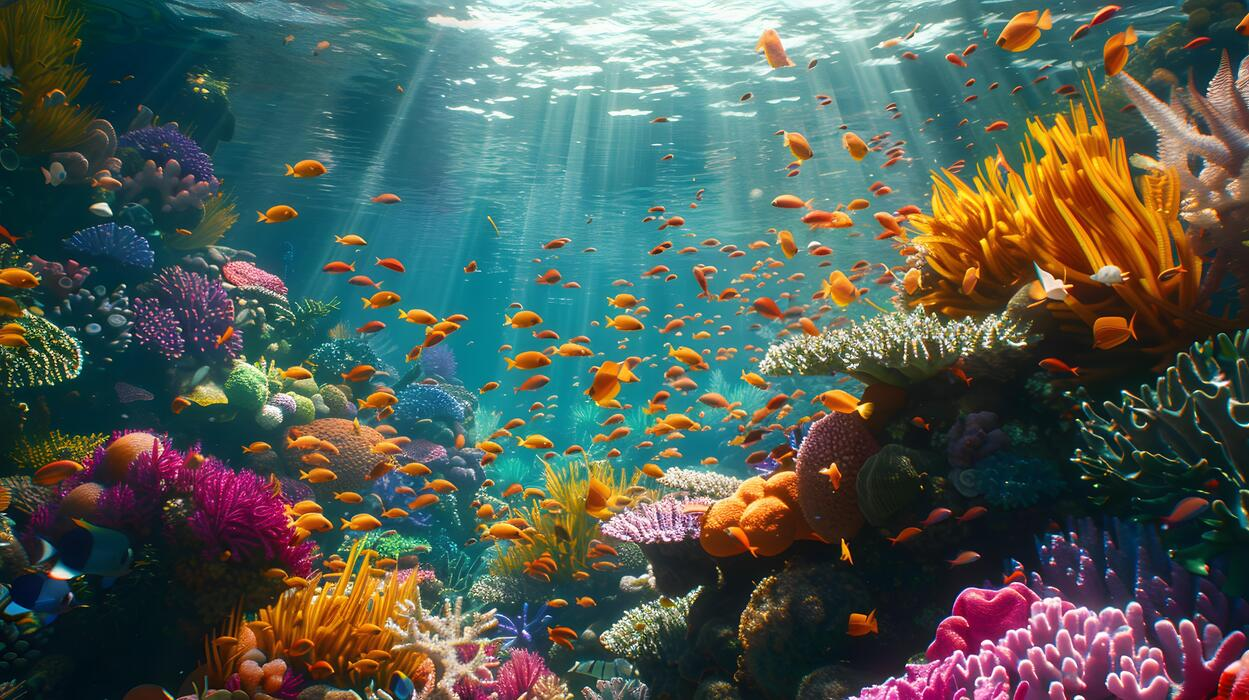
#> input picture data/input/underwater1.jpg, 1249 x 700 px, found by its file name
$ python step12_visual_comparison.py   (older library calls are emulated)
#> lines starting #> are read from the running program, lines starting #| are printed output that depends on the picture; after the words box and inside, x2 and y2 are one past the last pixel; in counts of white or black regions, pixels touching at a corner belong together
#> further down, img is the input picture: shape (700, 1249, 3); mean B, G, R 84.3, 92.3, 80.1
### learning_steps/dip_functions.py
# dip_functions.py
# Shared functions: enhancement techniques (Steps 5-9) and quality metrics (Steps 11A-11B).
# This file only DEFINES functions. Running it directly does nothing.

import cv2
import numpy as np

# ===================== ENHANCEMENT =====================
def resize_image(image, max_width=800):
    """Shrink image so width <= max_width. Keeps aspect ratio."""
#> called with max_width = 800
    h, w = image.shape[:2]
    if w <= max_width:
        return image.copy()
    return cv2.resize(image, (max_width, int(h * max_width / w)), interpolation=cv2.INTER_AREA)

def white_balance(image, max_gain=3.0):
    """Gray World white balance with a gain limit."""
#> called with max_gain = 3
    img_f = image.astype(np.float32)
    means = img_f.reshape(-1, 3).mean(axis=0)
#> means = [84.31, 92.29, 80.11]
    gains = np.minimum(means.mean() / means, max_gain)
#> gains = [1.01, 0.927, 1.07]
    return np.clip(img_f * gains, 0, 255).astype(np.uint8)

def gamma_correction(image, gamma):
    """Gamma correction with a lookup table. gamma < 1 brightens."""
    table = np.array([255 * (i / 255.0) ** gamma for i in range(256)])
    return cv2.LUT(image, np.clip(np.round(table), 0, 255).astype(np.uint8))

def auto_gamma_correction(image, target_mean=110, low=0.4, high=1.0):
    """Choose gamma from the image brightness, then apply it."""
#> called with target_mean = 110, low = 0.4, high = 1
    gray = cv2.cvtColor(image, cv2.COLOR_BGR2GRAY)
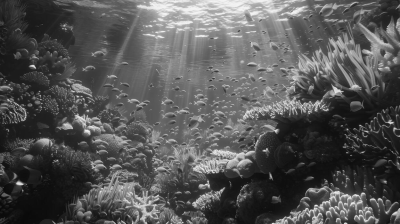
#> gray: shape (448, 800) (shown at 1/2 size); min 7, max 244, mean 85
    mean = np.clip(gray.mean(), 1, 254)
#> mean = 85.04
    gamma = float(np.clip(np.log(target_mean / 255.0) / np.log(mean / 255.0), low, high))
#> gamma = 0.766
    return gamma_correction(image, gamma)
#> in gamma_correction, `table = np.array([255 * (i / 255.0) ** gamma for i in range(256)])`: table = 256 values from 0 to 255

def apply_clahe(image, clip_limit=2.0, tile_grid=(8, 8)):
    """CLAHE on the L channel of LAB."""
#> called with clip_limit = 2, tile_grid = (8, 8)
    lab = cv2.cvtColor(image, cv2.COLOR_BGR2LAB)
#> lab: shape (448, 800, 3); mean of channels 0, 1, 2 114.8, 130, 129.5
    l, a, b = cv2.split(lab)
    clahe = cv2.createCLAHE(clipLimit=clip_limit, tileGridSize=tile_grid)
    return cv2.cvtColor(cv2.merge((clahe.apply(l), a, b)), cv2.COLOR_LAB2BGR)

def unsharp_mask(image, sigma=1.5, amount=1.0):
    """Unsharp masking."""
#> called with sigma = 1.5, amount = 0.8
    blurred = cv2.GaussianBlur(image, (0, 0), sigma)
    return cv2.addWeighted(image, 1 + amount, blurred, -amount, 0)
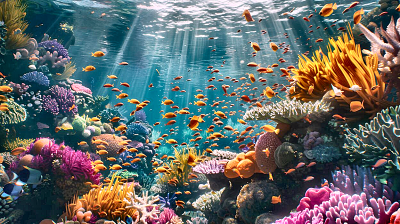
#> returned value: shape (448, 800, 3) (shown at 1/2 size); mean of channels 0, 1, 2 104.4, 105.4, 99.6; drawn as B, G, R

# ===================== BASIC METRICS =====================
def mean_brightness(image):
    return float(cv2.cvtColor(image, cv2.COLOR_BGR2GRAY).mean())

def contrast_std(image):
    return float(cv2.cvtColor(image, cv2.COLOR_BGR2GRAY).std())

def entropy(image):
    gray = cv2.cvtColor(image, cv2.COLOR_BGR2GRAY)
    hist = cv2.calcHist([gray], [0], None, [256], [0, 256]).ravel()
#> hist = 256 values, max 4093 at index 30, min 0 at index 0, mean 1400
    p = hist / hist.sum()
#> p = 256 values, max 0.0114 at index 30, min 0 at index 0, mean 0.00391
    p = p[p > 0]
#> p = 248 values, max 0.0114 at index 23, min 2.79e-06 at index 0, mean 0.00403
    return float(-np.sum(p * np.log2(p)))

# ===================== UCIQE =====================
def uciqe(image):
    """Simplified UCIQE = 0.4680*sigma_c + 0.2745*con_l + 0.2576*mu_s"""
    lab = cv2.cvtColor(image.astype(np.float32) / 255.0, cv2.COLOR_BGR2LAB)
#> lab: shape (448, 800, 3) float32; mean of channels 0, 1, 2 38.2, -2.4, 4.1
    L = lab[:, :, 0] / 100.0
    a = lab[:, :, 1] / 100.0
    b = lab[:, :, 2] / 100.0
    chroma  = np.sqrt(a ** 2 + b ** 2)
    sigma_c = chroma.std()
#> sigma_c = 0.163
    l_sorted = np.sort(L.ravel())
    n = max(1, int(0.01 * l_sorted.size))
    con_l = l_sorted[-n:].mean() - l_sorted[:n].mean()
#> con_l = 0.92
    saturation = chroma / np.sqrt(chroma ** 2 + L ** 2 + 1e-6)
    return float(0.4680 * sigma_c + 0.2745 * con_l + 0.2576 * saturation.mean())

# ===================== UIQM (simplified) =====================
def _trimmed_mean_var(x, alpha=0.1):
    x = np.sort(x.ravel())
    n = x.size
    trimmed = x[int(alpha * n): int(n - alpha * n)]
    return trimmed.mean(), trimmed.var()

def uicm(image):
    b, g, r = [c.astype(np.float32) for c in cv2.split(image)]
    rg = r - g
    yb = (r + g) / 2.0 - b
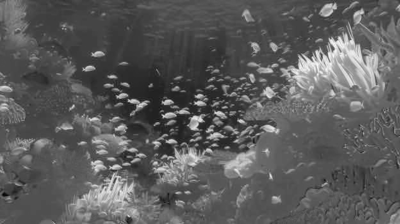
#> yb: shape (448, 800) float32 (shown at 1/2 size); min -125.5, max 228.5, mean 1.9; drawn with min black and max white
    mu_rg, var_rg = _trimmed_mean_var(rg)
#> mu_rg = -14.87; var_rg = 1228.8
    mu_yb, var_yb = _trimmed_mean_var(yb)
#> mu_yb = -4.96; var_yb = 692.1
    return float(-0.0268 * np.sqrt(mu_rg ** 2 + mu_yb ** 2)
                 + 0.1586 * np.sqrt(var_rg + var_yb))

def _block_view(ch, block=8):
    h, w = ch.shape
    kh, kw = h // block, w // block
    return ch[:kh * block, :kw * block].reshape(kh, block, kw, block), kh, kw

def _eme(ch, block=8):
    blocks, kh, kw = _block_view(ch, block)
    bmax = blocks.max(axis=(1, 3))
    bmin = blocks.min(axis=(1, 3))
    valid = (bmax > 0) & (bmin > 0)
    return 2.0 / (kh * kw) * np.sum(np.log(bmax[valid] / bmin[valid]))

def uism(image):
    weights = [0.114, 0.587, 0.299]          # B, G, R
#> weights = [0.114, 0.587, 0.299]
    total = 0.0
    for ch, w in zip(cv2.split(image), weights):
        ch = ch.astype(np.float32)
        gx = cv2.Sobel(ch, cv2.CV_32F, 1, 0)
        gy = cv2.Sobel(ch, cv2.CV_32F, 0, 1)
        edge = np.sqrt(gx ** 2 + gy ** 2)
        edge = edge / (edge.max() + 1e-6)
        total += w * _eme(ch * edge)
#> this loop made 3 passes
#> total on passes 1 to 3: 0.725, 4.84, 7.08
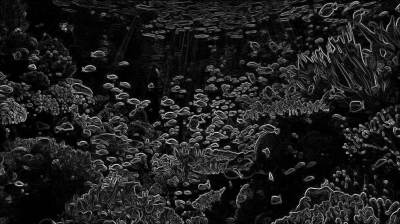
#> edge: shape (448, 800) float32 (shown at 1/2 size); min 0, max 1, mean 0.118
#> after the loop, total = 7.08
    return float(total)

def uiconm(image):
    gray = cv2.cvtColor(image, cv2.COLOR_BGR2GRAY).astype(np.float32)
    blocks, kh, kw = _block_view(gray, 8)
#> kh = 56; kw = 100
    bmax = blocks.max(axis=(1, 3))
    bmin = blocks.min(axis=(1, 3))
    top, bot = bmax - bmin, bmax + bmin
    valid = (top > 0) & (bot > 0)
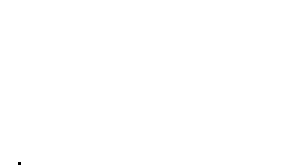
#> valid: shape (56, 100) bool (shown 3 times larger); 100% white; black in thin lines or dots, all inside (x1, y1, x2, y2) = (6, 54, 7, 55)
    ratio = top[valid] / bot[valid]
#> ratio = 5599 values, max 0.86 at index 4505, min 0.0106 at index 2538, mean 0.347
    return float(np.abs(np.sum(ratio * np.log(ratio))) / (kh * kw))

def uiqm(image):
    """Return (UIQM, UICM, UISM, UIConM)."""
    c, s, k = uicm(image), uism(image), uiconm(image)
#> c = 6.53; s = 7.08; k = 0.309
    return 0.0282 * c + 0.2953 * s + 3.5753 * k, c, s, k

def all_metrics(image):
    """Return (brightness, contrast, entropy, UCIQE, UIQM)."""
    return (mean_brightness(image), contrast_std(image), entropy(image),
            uciqe(image), uiqm(image)[0])
#> in uciqe (call 2), `chroma  = np.sqrt(a ** 2 + b ** 2)`:
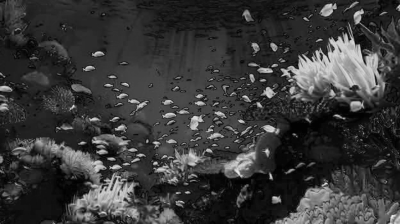
#> chroma: shape (448, 800) float32 (shown at 1/2 size); min 0, max 0.962, mean 0.223
#> in uciqe (call 2), `sigma_c = chroma.std()`: sigma_c = 0.18
#> in uciqe (call 2), `con_l = l_sorted[-n:].mean() - l_sorted[:n].mean()`: con_l = 0.89
#> in uciqe (call 2), `saturation = chroma / np.sqrt(chroma ** 2 + L ** 2 + 1e-6)`:
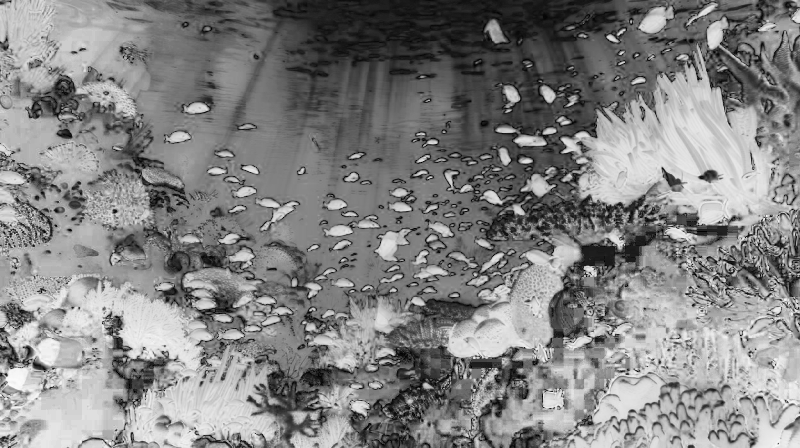
#> saturation: shape (448, 800) float32; min 0, max 0.991, mean 0.517
#> the loop in uism (call 2), `for ch, w in zip(cv2.split(image), weights):` made 3 passes
#> total on passes 1 to 3: 0.727, 4.76, 6.97

### learning_steps/step12_visual_comparison.py
# step12_visual_comparison.py
# Purpose: labeled visual comparison (Original, Color Corrected,
# Contrast Enhanced, Final) plus metric graphs.

import cv2
import os
import sys
import csv
import numpy as np
import matplotlib.pyplot as plt

from dip_functions import (resize_image, white_balance, auto_gamma_correction,
                           apply_clahe, unsharp_mask, all_metrics)

# ---------- 1. Paths ----------
base_folder    = os.path.dirname(os.path.abspath(__file__))
input_path     = os.path.join(base_folder, "..", "input_images", "underwater1.jpg")
output_folder  = os.path.join(base_folder, "..", "output_images")
results_folder = os.path.join(base_folder, "..", "results")
os.makedirs(output_folder, exist_ok=True)
os.makedirs(results_folder, exist_ok=True)

# ---------- 2. Settings ----------
MAX_WIDTH, MAX_GAIN, TARGET_MEAN = 800, 3.0, 110
CLIP_LIMIT, TILE_GRID, SIGMA, AMOUNT = 2.0, (8, 8), 1.5, 0.8

# ---------- 3. Read ----------
img = cv2.imread(input_path)
if img is None:
    print("ERROR: Could not read the image.")
    print("Path tried:", os.path.abspath(input_path))
    sys.exit()
img = resize_image(img, MAX_WIDTH)

# ---------- 4. Build the four stages ----------
color_corrected   = white_balance(img, MAX_GAIN)
contrast_enhanced = apply_clahe(auto_gamma_correction(color_corrected, TARGET_MEAN),
                                CLIP_LIMIT, TILE_GRID)
final_enhanced    = unsharp_mask(contrast_enhanced, SIGMA, AMOUNT)

cv2.imwrite(os.path.join(output_folder, "step12_final_enhanced.jpg"), final_enhanced)

stages = [
    ("1. Original",                              img),
    ("2. Color Corrected\n(White Balance)",      color_corrected),
    ("3. Contrast Enhanced\n(WB + Gamma + CLAHE)", contrast_enhanced),
    ("4. Final Enhanced\n(+ Sharpening)",        final_enhanced),
]
short_names = ["Original", "Color Corrected", "Contrast Enhanced", "Final"]

# ---------- 5. Metrics for every stage ----------
metric_names = ["Brightness", "Contrast", "Entropy", "UCIQE", "UIQM"]
values = [all_metrics(image) for _, image in stages]     # list of 4 tuples
#> values = [(87.74, 53.81, 7.54, 0.46, 3.38), (85.04, 52.54, 7.51, 0.461, 3.36), (104, 57.11, 7.67, 0.436, 3.35), (103.5, 63.65, 7.75, 0.468, 2.93)]

print(f"{'Stage':<20}" + "".join(f"{m:>12}" for m in metric_names))
for name, v in zip(short_names, values):
    print(f"{name:<20}" + "".join(f"{x:>12.3f}" for x in v))
#> this loop made 4 passes
#> (printed output is left out)

with open(os.path.join(results_folder, "step12_metrics_table.csv"), "w", newline="") as f:
    writer = csv.writer(f)
    writer.writerow(["Stage"] + metric_names)
    for name, v in zip(short_names, values):
        writer.writerow([name] + [round(x, 4) for x in v])

def to_rgb(image):
    return cv2.cvtColor(image, cv2.COLOR_BGR2RGB)

# ---------- 6. FIGURE 1: labeled visual comparison ----------
fig1, axes = plt.subplots(1, 4, figsize=(18, 5))
for ax, (title, image), v in zip(axes, stages, values):
    ax.imshow(to_rgb(image))
    ax.set_title(title, fontsize=11, fontweight="bold")
    ax.text(0.5, -0.04, f"UCIQE {v[3]:.3f}  |  UIQM {v[4]:.2f}",
            transform=ax.transAxes, ha="center", va="top", fontsize=9)
    ax.axis("off")
#> this loop made 4 passes
plt.tight_layout()
fig1.savefig(os.path.join(results_folder, "step12_visual_comparison.png"),
             dpi=200, bbox_inches="tight")

# ---------- 7. FIGURE 2: RGB histograms of the four stages ----------
fig2, axes = plt.subplots(1, 4, figsize=(18, 3.8))
for ax, (title, image) in zip(axes, stages):
    for ch_index, color in enumerate(["blue", "green", "red"]):
        hist = cv2.calcHist([image], [ch_index], None, [256], [0, 256])
        ax.plot(hist, color=color)
    ax.set_title(title.split("\n")[0], fontsize=10)
    ax.set_xlim([0, 255])
    ax.set_xlabel("Pixel value")
#> this loop made 4 passes
#> title on pass 1: '1. Original'
plt.tight_layout()
fig2.savefig(os.path.join(results_folder, "step12_histograms.png"), dpi=150)

# ---------- 8. FIGURE 3: one bar chart per metric ----------
colors = ["gray", "tab:blue", "tab:green", "tab:orange"]
fig3, axes = plt.subplots(1, 5, figsize=(20, 4))
for i, (ax, m) in enumerate(zip(axes, metric_names)):
    vals = [v[i] for v in values]
    bars = ax.bar(short_names, vals, color=colors)
    ax.set_title(m)
    ax.set_ylim(0, max(vals) * 1.15)
    ax.tick_params(axis="x", rotation=35, labelsize=8)
    for bar, x in zip(bars, vals):
        ax.text(bar.get_x() + bar.get_width() / 2, x, f"{x:.2f}",
                ha="center", va="bottom", fontsize=8)
#> this loop made 5 passes
#> vals on passes 1 to 5: [87.74, 85.04, 104, 103.5], [53.81, 52.54, 57.11, 63.65], [7.54, 7.51, 7.67, 7.75], [0.46, 0.461, 0.436, 0.468], [3.38, 3.36, 3.35, 2.93]
plt.tight_layout()
fig3.savefig(os.path.join(results_folder, "step12_metric_bars.png"), dpi=150)

# ---------- 9. FIGURE 4: percent change compared with the Original ----------
original = np.array(values[0])
#> original = [87.74, 53.81, 7.54, 0.46, 3.38]
fig4 = plt.figure(figsize=(9, 5))
width = 0.25
x = np.arange(len(metric_names))
for j in range(1, 4):                                   # the three enhanced stages
    change = (np.array(values[j]) / original - 1) * 100
    plt.bar(x + (j - 2) * width, change, width, label=short_names[j], color=colors[j])
#> this loop made 3 passes
#> change on passes 1 to 3: [-3.08, -2.36, -0.447, 0.211, -0.453], [18.53, 6.12, 1.71, -5.33, -0.837], [18, 18.28, 2.73, 1.61, -13.24]
plt.axhline(0, color="black", linewidth=0.8)
plt.xticks(x, metric_names)
plt.ylabel("Change compared with Original (%)")
plt.title("Improvement over the original image")
plt.legend()
plt.tight_layout()
fig4.savefig(os.path.join(results_folder, "step12_percent_change.png"), dpi=150)

plt.show()

$ run again, with data/input/img1.jpg copied over data/input/underwater1.jpg
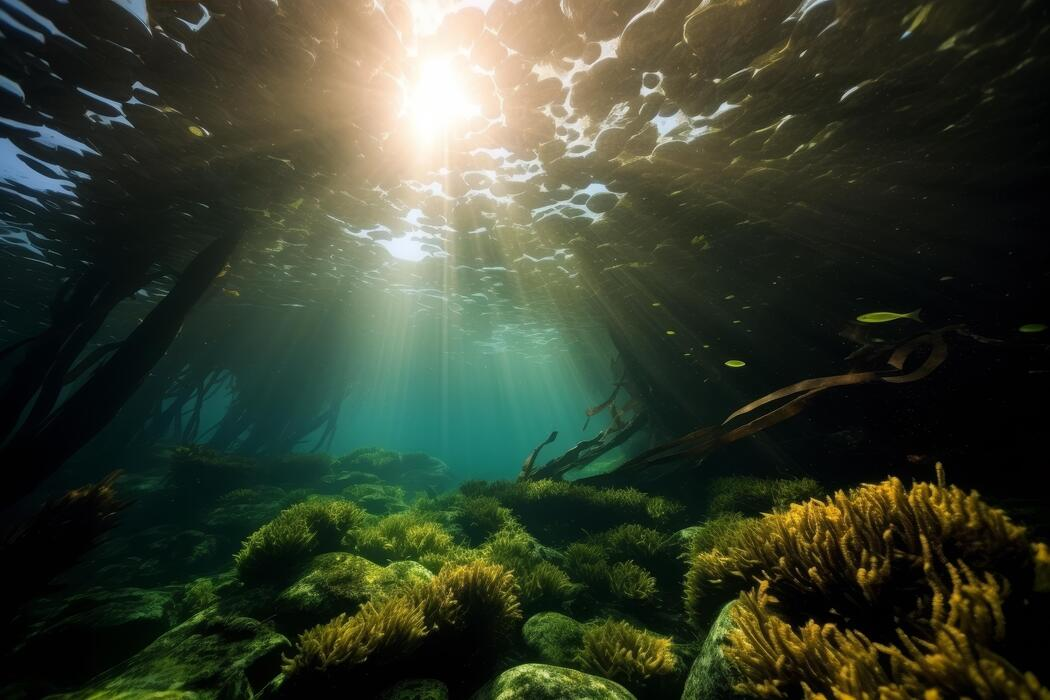
#> input picture data/input/img1.jpg, 1050 x 700 px, found by its file name
#> img is the input picture: shape (700, 1050, 3); mean B, G, R 46.3, 63.3, 55.4
#> means = [46.22, 63.28, 55.33]
#> gains = [1.19, 0.868, 0.993]
#> mean = 54.34
#> gamma = 0.544
#> table = 256 values from 0 to 255
#> hist = 256 values, max 20565 at index 1, min 117 at index 255, mean 1665.6
#> in entropy, `p = hist / hist.sum()`: p = 256 values, max 0.0482 at index 1, min 0.000274 at index 255, mean 0.00391
#> sigma_c = 0.114
#> con_l = 0.985
#> mu_rg = -5.88; var_rg = 93.32
#> mu_yb = 10.6; var_yb = 176
#> weights = [0.114, 0.587, 0.299]
#> the loop in uism, `for ch, w in zip(cv2.split(image), weights):` made 3 passes
#> total on passes 1 to 3: 0.445, 3.15, 4.52
#> after the loop in uism, `for ch, w in zip(cv2.split(image), weights):`: total = 4.52
#> in uiconm, `blocks, kh, kw = _block_view(gray, 8)`: kh = 66; kw = 100
#> in uiconm, `valid = (top > 0) & (bot > 0)`:
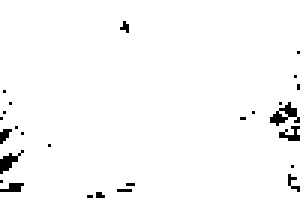
#> valid: shape (66, 100) bool (shown 3 times larger); 97.6% white; black in thin lines or dots, all inside (x1, y1, x2, y2) = (0, 7, 100, 66)
#> ratio = 6443 values, max 1 at index 2488, min 0.00196 at index 641, mean 0.351
#> c = 2.28; s = 4.52; k = 0.241
#> in uicm (call 2), `yb = (r + g) / 2.0 - b`:
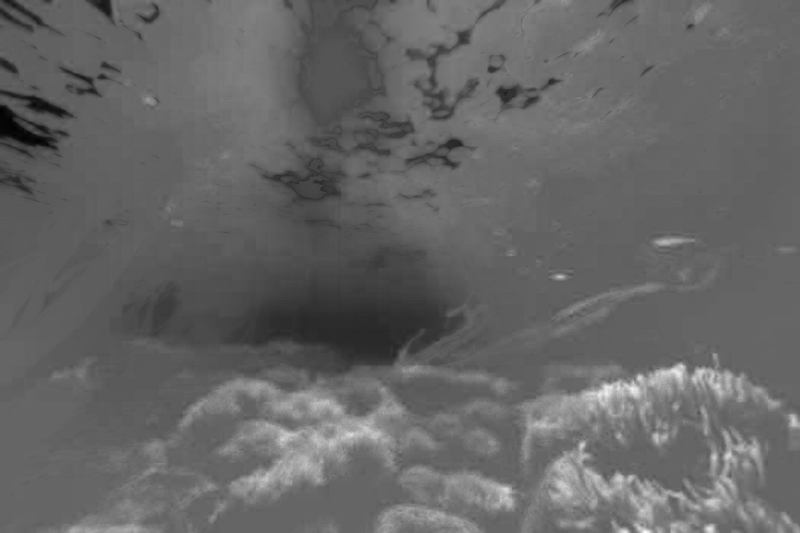
#> yb: shape (533, 800) float32; min -114, max 171, mean 0.3; drawn with min black and max white
#> mu_rg = -0.235; var_rg = 113.7
#> mu_yb = -0.279; var_yb = 107.4
#> the loop in uism (call 2), `for ch, w in zip(cv2.split(image), weights):` made 3 passes
#> total on passes 1 to 3: 0.451, 2.81, 4.12
#> values = [(59, 58.92, 7.24, 0.454, 2.26), (54.34, 55.17, 7.13, 0.427, 2.12), (101.9, 59.78, 7.72, 0.389, 2.72), (101.9, 62.59, 7.8, 0.402, 2.73)]
#> the loop `for name, v in zip(short_names, values):` made 4 passes
#> (printed output is left out)
#> the loop `for ax, (title, image), v in zip(axes, stages, values):` made 4 passes
#> the loop `for ax, (title, image) in zip(axes, stages):` made 4 passes
#> title on pass 1: '1. Original'
#> the loop `for i, (ax, m) in enumerate(zip(axes, metric_names)):` made 5 passes
#> vals on passes 1 to 5: [59, 54.34, 101.9, 101.9], [58.92, 55.17, 59.78, 62.59], [7.24, 7.13, 7.72, 7.8], [0.454, 0.427, 0.389, 0.402], [2.26, 2.12, 2.72, 2.73]
#> original = [59, 58.92, 7.24, 0.454, 2.26]
#> the loop `for j in range(1, 4):` made 3 passes
#> change on passes 1 to 3: [-7.9, -6.36, -1.61, -6.06, -6.38], [72.7, 1.47, 6.58, -14.39, 20.47], [72.73, 6.24, 7.67, -11.54, 20.7]
